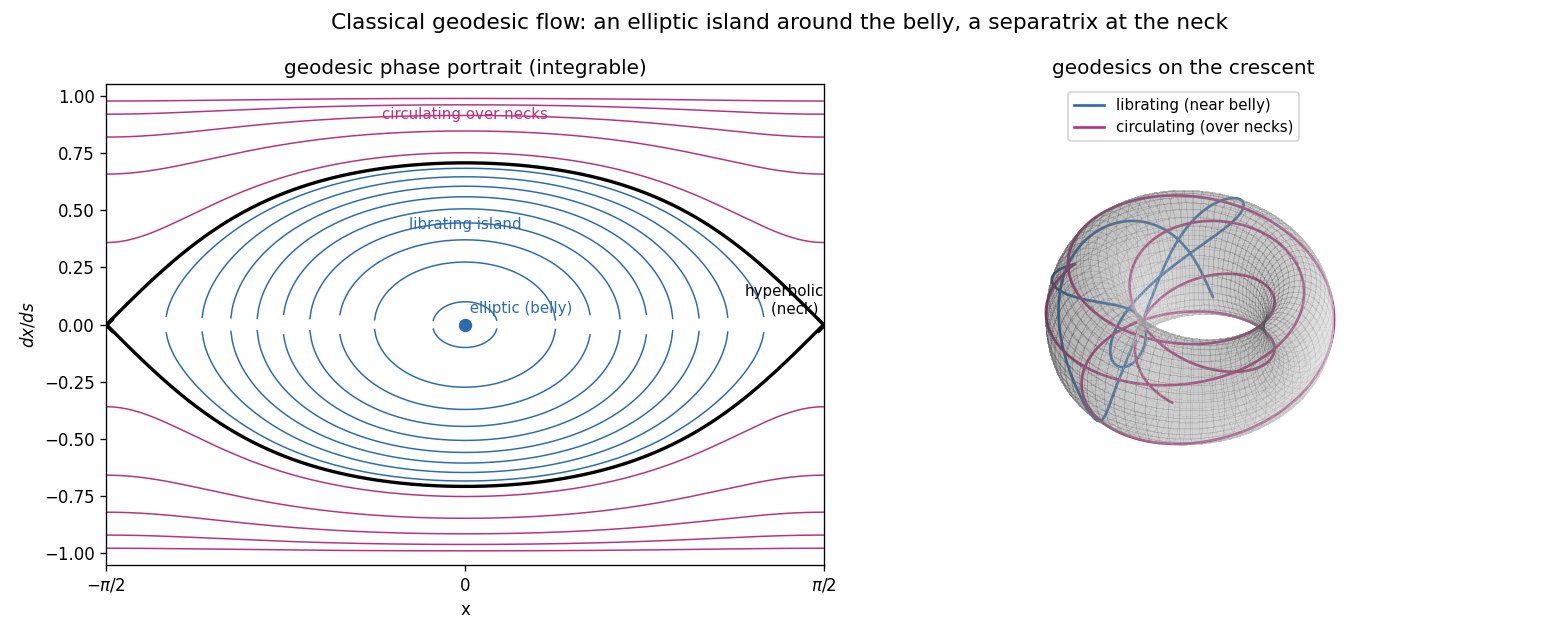

Here is the Python script that generated this plot:
"""
The classical geodesic flow -- the skeleton the quasimodes live on.

Geodesic flow on the surface of revolution is INTEGRABLE (Clairaut: L = A^2 dθ/ds
conserved). Unit-speed geodesics obey  (dx/ds)^2 = 1 - L^2/A(x)^2  -- 1-D motion
in the SAME effective potential L^2/A^2 that appears quantum-mechanically. Phase
portrait in (x, dx/ds):
  L in (A_min, A_max): librating orbits trapped near the belly  -> ELLIPTIC ISLAND
  L = A_min = 0.707   : the neck orbit                          -> SEPARATRIX
  L < A_min           : orbits circulating over the necks
The equatorial geodesic (x=0, L=1) is the elliptic fixed point; the neck geodesic
is hyperbolic. This is the classical mirror of the quantum well/barrier.
"""
import numpy as np
from scipy.integrate import solve_ivp
from scipy.interpolate import interp1d
import matplotlib
matplotlib.use("Agg")
import matplotlib.pyplot as plt

OUT = "/home/thorax/nls_lumpy_torus"
Amin, Amax = np.sqrt(0.5), 1.0


def A_of(x):
    return np.sqrt((1 + np.cos(x) ** 2) / 2)


def Ap_of(x):
    return -np.sin(2 * x) / (4 * A_of(x))


# profile z(x) for the crescent embedding
xg = np.linspace(-np.pi / 2, np.pi / 2, 3000)
g = np.sqrt(np.clip(1 - Ap_of(xg) ** 2, 0, 1))
zg = np.concatenate([[0], np.cumsum(0.5 * (g[1:] + g[:-1]) * np.diff(xg))])
Lz = zg[-1] + float(np.mean(np.diff(zg)))
z_interp = interp1d(xg, zg)
R = 2.2


def crescent_pt(x, th):
    xm = ((x + np.pi / 2) % np.pi) - np.pi / 2
    a = A_of(xm); Phi = 2 * np.pi * (z_interp(xm) - zg[0]) / Lz
    return ((R + a * np.cos(th)) * np.cos(Phi), (R + a * np.cos(th)) * np.sin(Phi), a * np.sin(th))


def geodesic(L, s_max=16.0):
    def rhs(s, y):
        x, xd, th = y
        a = A_of(x)
        return [xd, Ap_of(x) * L ** 2 / a ** 3, L / a ** 2]
    xd0 = np.sqrt(max(1 - L ** 2, 1e-9))
    sol = solve_ivp(rhs, [0, s_max], [0.0, xd0, 0.0], max_step=0.01, dense_output=True, rtol=1e-8)
    return sol.y[0], sol.y[2]


fig = plt.figure(figsize=(13, 5.3))

# ---- (1) phase portrait ----
ax = fig.add_subplot(1, 2, 1)
xx = np.linspace(-np.pi / 2, np.pi / 2, 600); AA = A_of(xx)
for L in np.linspace(0.73, 0.995, 9):                    # elliptic island (librating)
    val = 1 - L ** 2 / AA ** 2; m = val >= 0
    ax.plot(xx[m], np.sqrt(val[m]), color="#2b6cb0", lw=.9)
    ax.plot(xx[m], -np.sqrt(val[m]), color="#2b6cb0", lw=.9)
val = 1 - Amin ** 2 / AA ** 2                             # separatrix
ax.plot(xx, np.sqrt(np.clip(val, 0, None)), "k", lw=2)
ax.plot(xx, -np.sqrt(np.clip(val, 0, None)), "k", lw=2)
for L in np.linspace(0.15, 0.66, 5):                     # circulating over the necks
    val = 1 - L ** 2 / AA ** 2
    ax.plot(xx, np.sqrt(val), color="#b83280", lw=.9)
    ax.plot(xx, -np.sqrt(val), color="#b83280", lw=.9)
ax.plot(0, 0, "o", color="#2b6cb0", ms=7)
for xv in (-np.pi / 2, np.pi / 2):
    ax.plot(xv, 0, "x", color="k", ms=8, mew=2)
ax.text(0, 0.05, " elliptic (belly)", color="#2b6cb0", fontsize=9)
ax.text(np.pi / 2, 0.05, "hyperbolic\n(neck) ", color="k", ha="right", fontsize=9)
ax.text(0, 0.9, "circulating over necks", color="#b83280", ha="center", fontsize=9)
ax.text(0, 0.42, "librating island", color="#2b6cb0", ha="center", fontsize=9)
ax.set_xlim(-np.pi / 2, np.pi / 2); ax.set_ylim(-1.05, 1.05)
ax.set_xticks([-np.pi / 2, 0, np.pi / 2]); ax.set_xticklabels([r"$-\pi/2$", "0", r"$\pi/2$"])
ax.set_xlabel("x"); ax.set_ylabel(r"$dx/ds$"); ax.set_title("geodesic phase portrait (integrable)")

# ---- (2) two geodesics on the crescent ----
ax2 = fig.add_subplot(1, 2, 2, projection="3d")
# faint crescent surface
xs = np.linspace(-np.pi / 2, np.pi / 2, 160); ts = np.linspace(0, 2 * np.pi, 80)
Xg, Tg = np.meshgrid(xs, ts, indexing="ij")
Sx, Sy, Sz = crescent_pt(Xg, Tg)
ax2.plot_surface(Sx, Sy, Sz, color="0.85", rstride=2, cstride=2, linewidth=0,
                 antialiased=False, shade=True, alpha=0.25)
for L, col, lab in [(0.9, "#2b6cb0", "librating (near belly)"), (0.45, "#b83280", "circulating (over necks)")]:
    gx, gt = geodesic(L)
    px, py, pz = crescent_pt(gx, gt)
    ax2.plot(px, py, pz, color=col, lw=1.6, label=lab)
ax2.set_box_aspect((1, 1, 0.5)); ax2.set_axis_off(); ax2.view_init(elev=42, azim=-55)
ax2.legend(loc="upper center", fontsize=9); ax2.set_title("geodesics on the crescent")

fig.suptitle("Classical geodesic flow: an elliptic island around the belly, a separatrix at the neck",
             fontsize=13)
fig.tight_layout()
fig.savefig(f"{OUT}/geodesic_phase_space.png", dpi=120)
print("wrote geodesic_phase_space.png")
